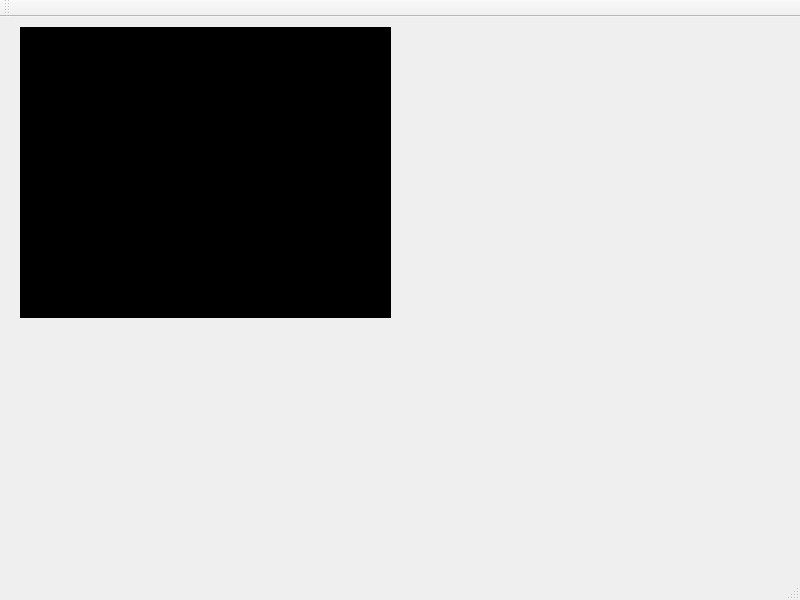
<?xml version="1.0" encoding="UTF-8"?>
<ui version="4.0">
 <class>MainWindow</class>
 <widget class="QMainWindow" name="MainWindow">
  <property name="geometry">
   <rect>
    <x>0</x>
    <y>0</y>
    <width>800</width>
    <height>600</height>
   </rect>
  </property>
  <property name="minimumSize">
   <size>
    <width>800</width>
    <height>600</height>
   </size>
  </property>
  <property name="windowTitle">
   <string>MainWindow</string>
  </property>
  <widget class="QWidget" name="centralWidget">
   <widget class="QLabel" name="label">
    <property name="geometry">
     <rect>
      <x>20</x>
      <y>10</y>
      <width>371</width>
      <height>291</height>
     </rect>
    </property>
    <property name="styleSheet">
     <string notr="true">background-color: rgb(0, 0, 0);</string>
    </property>
    <property name="text">
     <string/>
    </property>
   </widget>
  </widget>
  <widget class="QMenuBar" name="menuBar">
   <property name="geometry">
    <rect>
     <x>0</x>
     <y>0</y>
     <width>800</width>
     <height>17</height>
    </rect>
   </property>
  </widget>
  <widget class="QToolBar" name="mainToolBar">
   <attribute name="toolBarArea">
    <enum>TopToolBarArea</enum>
   </attribute>
   <attribute name="toolBarBreak">
    <bool>false</bool>
   </attribute>
  </widget>
  <widget class="QStatusBar" name="statusBar"/>
 </widget>
 <layoutdefault spacing="6" margin="11"/>
 <resources/>
 <connections/>
</ui>
